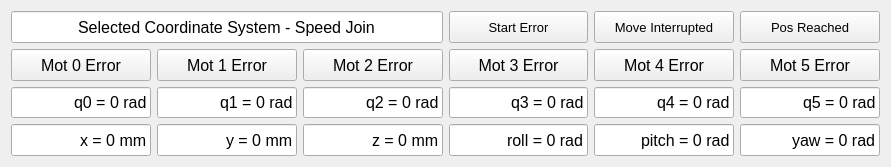
     <widget class="QWidget" name="gridLayoutWidget_10">
      <property name="geometry">
       <rect>
        <x>10</x>
        <y>460</y>
        <width>891</width>
        <height>167</height>
       </rect>
      </property>
      <layout class="QGridLayout" name="gridLayout_16">
       <item row="3" column="1">
        <widget class="QLineEdit" name="ManipPosYLineEdit">
         <property name="sizePolicy">
          <sizepolicy hsizetype="Expanding" vsizetype="Expanding">
           <horstretch>0</horstretch>
           <verstretch>0</verstretch>
          </sizepolicy>
         </property>
         <property name="font">
          <font>
           <pointsize>12</pointsize>
           <weight>50</weight>
           <bold>false</bold>
           <kerning>true</kerning>
          </font>
         </property>
         <property name="text">
          <string>y = 0 mm</string>
         </property>
         <property name="alignment">
          <set>Qt::AlignRight|Qt::AlignTrailing|Qt::AlignVCenter</set>
         </property>
        </widget>
       </item>
       <item row="3" column="4">
        <widget class="QLineEdit" name="ManipPosPitchLineEdit">
         <property name="sizePolicy">
          <sizepolicy hsizetype="Expanding" vsizetype="Expanding">
           <horstretch>0</horstretch>
           <verstretch>0</verstretch>
          </sizepolicy>
         </property>
         <property name="font">
          <font>
           <pointsize>12</pointsize>
           <weight>50</weight>
           <bold>false</bold>
           <kerning>true</kerning>
          </font>
         </property>
         <property name="text">
          <string>pitch = 0 rad</string>
         </property>
         <property name="alignment">
          <set>Qt::AlignRight|Qt::AlignTrailing|Qt::AlignVCenter</set>
         </property>
        </widget>
       </item>
       <item row="2" column="3">
        <widget class="QLineEdit" name="ManipPosMot3LineEdit">
         <property name="sizePolicy">
          <sizepolicy hsizetype="Expanding" vsizetype="Expanding">
           <horstretch>0</horstretch>
           <verstretch>0</verstretch>
          </sizepolicy>
         </property>
         <property name="font">
          <font>
           <pointsize>12</pointsize>
           <weight>50</weight>
           <bold>false</bold>
           <kerning>true</kerning>
          </font>
         </property>
         <property name="text">
          <string>q3 = 0 rad</string>
         </property>
         <property name="alignment">
          <set>Qt::AlignRight|Qt::AlignTrailing|Qt::AlignVCenter</set>
         </property>
        </widget>
       </item>
       <item row="3" column="3">
        <widget class="QLineEdit" name="ManipPosYawLineEdit">
         <property name="sizePolicy">
          <sizepolicy hsizetype="Expanding" vsizetype="Expanding">
           <horstretch>0</horstretch>
           <verstretch>0</verstretch>
          </sizepolicy>
         </property>
         <property name="font">
          <font>
           <pointsize>12</pointsize>
           <weight>50</weight>
           <bold>false</bold>
           <kerning>true</kerning>
          </font>
         </property>
         <property name="text">
          <string>roll = 0 rad</string>
         </property>
         <property name="alignment">
          <set>Qt::AlignRight|Qt::AlignTrailing|Qt::AlignVCenter</set>
         </property>
        </widget>
       </item>
       <item row="2" column="1">
        <widget class="QLineEdit" name="ManipPosMot1LineEdit">
         <property name="sizePolicy">
          <sizepolicy hsizetype="Expanding" vsizetype="Expanding">
           <horstretch>0</horstretch>
           <verstretch>0</verstretch>
          </sizepolicy>
         </property>
         <property name="font">
          <font>
           <pointsize>12</pointsize>
           <weight>50</weight>
           <bold>false</bold>
           <kerning>true</kerning>
          </font>
         </property>
         <property name="text">
          <string>q1 = 0 rad</string>
         </property>
         <property name="alignment">
          <set>Qt::AlignRight|Qt::AlignTrailing|Qt::AlignVCenter</set>
         </property>
        </widget>
       </item>
       <item row="1" column="0">
        <widget class="QPushButton" name="ManipMot0ErrorInd">
         <property name="enabled">
          <bool>true</bool>
         </property>
         <property name="sizePolicy">
          <sizepolicy hsizetype="Expanding" vsizetype="Expanding">
           <horstretch>0</horstretch>
           <verstretch>0</verstretch>
          </sizepolicy>
         </property>
         <property name="font">
          <font>
           <pointsize>12</pointsize>
           <weight>50</weight>
           <bold>false</bold>
           <kerning>true</kerning>
          </font>
         </property>
         <property name="text">
          <string>Mot 0 Error</string>
         </property>
        </widget>
       </item>
       <item row="2" column="4">
        <widget class="QLineEdit" name="ManipPosMot4LineEdit">
         <property name="sizePolicy">
          <sizepolicy hsizetype="Expanding" vsizetype="Expanding">
           <horstretch>0</horstretch>
           <verstretch>0</verstretch>
          </sizepolicy>
         </property>
         <property name="font">
          <font>
           <pointsize>12</pointsize>
           <weight>50</weight>
           <bold>false</bold>
           <kerning>true</kerning>
          </font>
         </property>
         <property name="text">
          <string>q4 = 0 rad</string>
         </property>
         <property name="alignment">
          <set>Qt::AlignRight|Qt::AlignTrailing|Qt::AlignVCenter</set>
         </property>
        </widget>
       </item>
       <item row="3" column="0">
        <widget class="QLineEdit" name="ManipPosXLineEdit">
         <property name="sizePolicy">
          <sizepolicy hsizetype="Expanding" vsizetype="Expanding">
           <horstretch>0</horstretch>
           <verstretch>0</verstretch>
          </sizepolicy>
         </property>
         <property name="font">
          <font>
           <pointsize>12</pointsize>
           <weight>50</weight>
           <bold>false</bold>
           <kerning>true</kerning>
          </font>
         </property>
         <property name="text">
          <string>x = 0 mm</string>
         </property>
         <property name="alignment">
          <set>Qt::AlignRight|Qt::AlignTrailing|Qt::AlignVCenter</set>
         </property>
        </widget>
       </item>
       <item row="1" column="4">
        <widget class="QPushButton" name="ManipMot4ErrorInd">
         <property name="enabled">
          <bool>true</bool>
         </property>
         <property name="sizePolicy">
          <sizepolicy hsizetype="Expanding" vsizetype="Expanding">
           <horstretch>0</horstretch>
           <verstretch>0</verstretch>
          </sizepolicy>
         </property>
         <property name="font">
          <font>
           <pointsize>12</pointsize>
           <weight>50</weight>
           <bold>false</bold>
           <kerning>true</kerning>
          </font>
         </property>
         <property name="text">
          <string>Mot 4 Error</string>
         </property>
        </widget>
       </item>
       <item row="3" column="2">
        <widget class="QLineEdit" name="ManipPosZLineEdit">
         <property name="sizePolicy">
          <sizepolicy hsizetype="Expanding" vsizetype="Expanding">
           <horstretch>0</horstretch>
           <verstretch>0</verstretch>
          </sizepolicy>
         </property>
         <property name="font">
          <font>
           <pointsize>12</pointsize>
           <weight>50</weight>
           <bold>false</bold>
           <kerning>true</kerning>
          </font>
         </property>
         <property name="text">
          <string>z = 0 mm</string>
         </property>
         <property name="alignment">
          <set>Qt::AlignRight|Qt::AlignTrailing|Qt::AlignVCenter</set>
         </property>
        </widget>
       </item>
       <item row="2" column="0">
        <widget class="QLineEdit" name="ManipPosMot0LineEdit">
         <property name="sizePolicy">
          <sizepolicy hsizetype="Expanding" vsizetype="Expanding">
           <horstretch>0</horstretch>
           <verstretch>0</verstretch>
          </sizepolicy>
         </property>
         <property name="font">
          <font>
           <pointsize>12</pointsize>
           <weight>50</weight>
           <bold>false</bold>
           <kerning>true</kerning>
          </font>
         </property>
         <property name="text">
          <string>q0 = 0 rad</string>
         </property>
         <property name="alignment">
          <set>Qt::AlignRight|Qt::AlignTrailing|Qt::AlignVCenter</set>
         </property>
        </widget>
       </item>
       <item row="1" column="5">
        <widget class="QPushButton" name="ManipMot5ErrorInd">
         <property name="enabled">
          <bool>true</bool>
         </property>
         <property name="sizePolicy">
          <sizepolicy hsizetype="Expanding" vsizetype="Expanding">
           <horstretch>0</horstretch>
           <verstretch>0</verstretch>
          </sizepolicy>
         </property>
         <property name="font">
          <font>
           <pointsize>12</pointsize>
           <weight>50</weight>
           <bold>false</bold>
           <kerning>true</kerning>
          </font>
         </property>
         <property name="text">
          <string>Mot 5 Error</string>
         </property>
        </widget>
       </item>
       <item row="2" column="2">
        <widget class="QLineEdit" name="ManipPosMot2LineEdit">
         <property name="sizePolicy">
          <sizepolicy hsizetype="Expanding" vsizetype="Expanding">
           <horstretch>0</horstretch>
           <verstretch>0</verstretch>
          </sizepolicy>
         </property>
         <property name="font">
          <font>
           <pointsize>12</pointsize>
           <weight>50</weight>
           <bold>false</bold>
           <kerning>true</kerning>
          </font>
         </property>
         <property name="text">
          <string>q2 = 0 rad</string>
         </property>
         <property name="alignment">
          <set>Qt::AlignRight|Qt::AlignTrailing|Qt::AlignVCenter</set>
         </property>
        </widget>
       </item>
       <item row="3" column="5">
        <widget class="QLineEdit" name="ManipPosRollLineEdit">
         <property name="sizePolicy">
          <sizepolicy hsizetype="Expanding" vsizetype="Expanding">
           <horstretch>0</horstretch>
           <verstretch>0</verstretch>
          </sizepolicy>
         </property>
         <property name="font">
          <font>
           <pointsize>12</pointsize>
           <weight>50</weight>
           <bold>false</bold>
           <kerning>true</kerning>
          </font>
         </property>
         <property name="text">
          <string>yaw = 0 rad</string>
         </property>
         <property name="alignment">
          <set>Qt::AlignRight|Qt::AlignTrailing|Qt::AlignVCenter</set>
         </property>
        </widget>
       </item>
       <item row="1" column="3">
        <widget class="QPushButton" name="ManipMot3ErrorInd">
         <property name="enabled">
          <bool>true</bool>
         </property>
         <property name="sizePolicy">
          <sizepolicy hsizetype="Expanding" vsizetype="Expanding">
           <horstretch>0</horstretch>
           <verstretch>0</verstretch>
          </sizepolicy>
         </property>
         <property name="font">
          <font>
           <pointsize>12</pointsize>
           <weight>50</weight>
           <bold>false</bold>
           <kerning>true</kerning>
          </font>
         </property>
         <property name="text">
          <string>Mot 3 Error</string>
         </property>
        </widget>
       </item>
       <item row="2" column="5">
        <widget class="QLineEdit" name="ManipPosMot5LineEdit">
         <property name="sizePolicy">
          <sizepolicy hsizetype="Expanding" vsizetype="Expanding">
           <horstretch>0</horstretch>
           <verstretch>0</verstretch>
          </sizepolicy>
         </property>
         <property name="font">
          <font>
           <pointsize>12</pointsize>
           <weight>50</weight>
           <bold>false</bold>
           <kerning>true</kerning>
          </font>
         </property>
         <property name="text">
          <string>q5 = 0 rad</string>
         </property>
         <property name="alignment">
          <set>Qt::AlignRight|Qt::AlignTrailing|Qt::AlignVCenter</set>
         </property>
        </widget>
       </item>
       <item row="1" column="1">
        <widget class="QPushButton" name="ManipMot1ErrorInd">
         <property name="enabled">
          <bool>true</bool>
         </property>
         <property name="sizePolicy">
          <sizepolicy hsizetype="Expanding" vsizetype="Expanding">
           <horstretch>0</horstretch>
           <verstretch>0</verstretch>
          </sizepolicy>
         </property>
         <property name="font">
          <font>
           <pointsize>12</pointsize>
           <weight>50</weight>
           <bold>false</bold>
           <kerning>true</kerning>
          </font>
         </property>
         <property name="text">
          <string>Mot 1 Error</string>
         </property>
        </widget>
       </item>
       <item row="1" column="2">
        <widget class="QPushButton" name="ManipMot2ErrorInd">
         <property name="enabled">
          <bool>true</bool>
         </property>
         <property name="sizePolicy">
          <sizepolicy hsizetype="Expanding" vsizetype="Expanding">
           <horstretch>0</horstretch>
           <verstretch>0</verstretch>
          </sizepolicy>
         </property>
         <property name="font">
          <font>
           <pointsize>12</pointsize>
           <weight>50</weight>
           <bold>false</bold>
           <kerning>true</kerning>
          </font>
         </property>
         <property name="text">
          <string>Mot 2 Error</string>
         </property>
        </widget>
       </item>
       <item row="0" column="5">
        <widget class="QPushButton" name="ManipPosReachedInd">
         <property name="enabled">
          <bool>true</bool>
         </property>
         <property name="sizePolicy">
          <sizepolicy hsizetype="Expanding" vsizetype="Expanding">
           <horstretch>0</horstretch>
           <verstretch>0</verstretch>
          </sizepolicy>
         </property>
         <property name="font">
          <font>
           <pointsize>10</pointsize>
           <weight>50</weight>
           <bold>false</bold>
           <kerning>true</kerning>
          </font>
         </property>
         <property name="text">
          <string>Pos Reached</string>
         </property>
        </widget>
       </item>
       <item row="0" column="0" colspan="3">
        <widget class="QLineEdit" name="ManipCoordinateSystemLineEdit">
         <property name="sizePolicy">
          <sizepolicy hsizetype="Expanding" vsizetype="Expanding">
           <horstretch>0</horstretch>
           <verstretch>0</verstretch>
          </sizepolicy>
         </property>
         <property name="font">
          <font>
           <pointsize>12</pointsize>
           <weight>50</weight>
           <bold>false</bold>
           <kerning>true</kerning>
          </font>
         </property>
         <property name="text">
          <string>Selected Coordinate System - Speed Join</string>
         </property>
         <property name="alignment">
          <set>Qt::AlignCenter</set>
         </property>
        </widget>
       </item>
       <item row="0" column="3">
        <widget class="QPushButton" name="ManipStartErrorInd">
         <property name="enabled">
          <bool>true</bool>
         </property>
         <property name="sizePolicy">
          <sizepolicy hsizetype="Expanding" vsizetype="Expanding">
           <horstretch>0</horstretch>
           <verstretch>0</verstretch>
          </sizepolicy>
         </property>
         <property name="font">
          <font>
           <pointsize>10</pointsize>
           <weight>50</weight>
           <bold>false</bold>
           <kerning>true</kerning>
          </font>
         </property>
         <property name="text">
          <string>Start Error</string>
         </property>
        </widget>
       </item>
       <item row="0" column="4">
        <widget class="QPushButton" name="ManipMoveInterruptedInd">
         <property name="enabled">
          <bool>true</bool>
         </property>
         <property name="sizePolicy">
          <sizepolicy hsizetype="Expanding" vsizetype="Expanding">
           <horstretch>0</horstretch>
           <verstretch>0</verstretch>
          </sizepolicy>
         </property>
         <property name="font">
          <font>
           <pointsize>10</pointsize>
           <weight>50</weight>
           <bold>false</bold>
           <kerning>true</kerning>
          </font>
         </property>
         <property name="text">
          <string>Move Interrupted</string>
         </property>
        </widget>
       </item>
      </layout>
     </widget>
